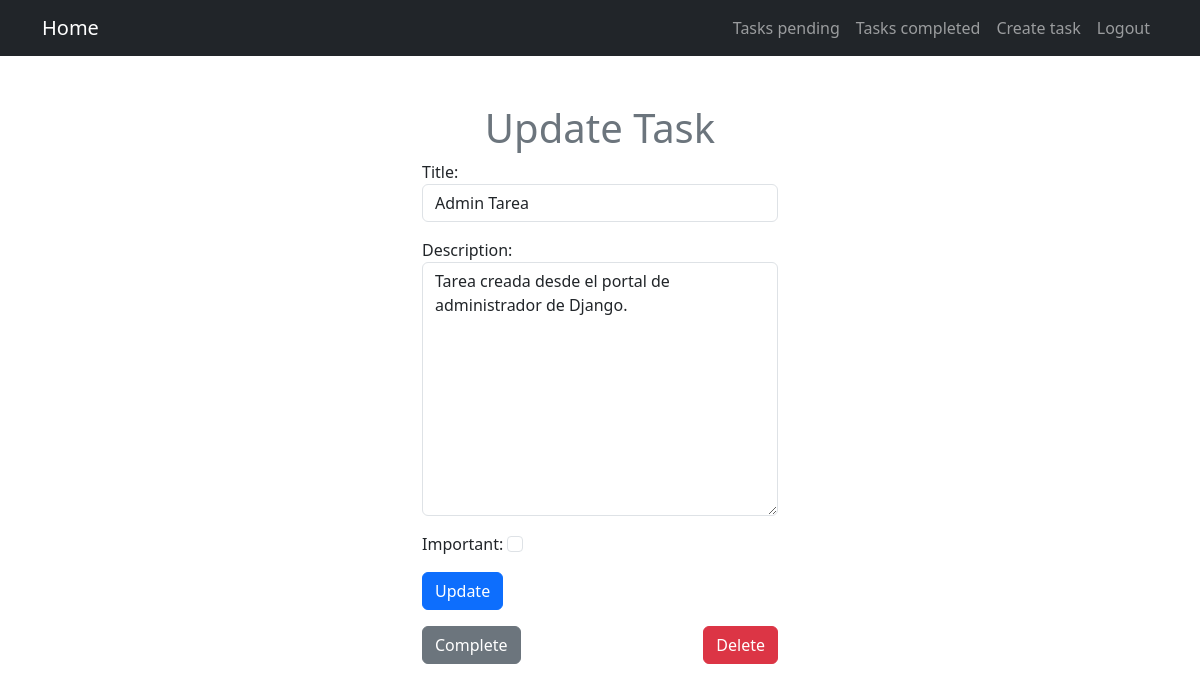
Screenshot of /tasks/1/ (signed in) with the database file from the repository.
### tasks/models.py (models this page shows, shortened)
class Task(models.Model):
    title = models.CharField(max_length=100)
    description = models.TextField(blank=True)
    created = models.DateTimeField(auto_now_add=True)
    datecompleated = models.DateTimeField(null=True, blank=True)
    important = models.BooleanField(default=False)
    user = models.ForeignKey(User, on_delete=models.CASCADE)

### tasks/views.py (the view, shortened to what this page needs)
# urls.py: path('tasks/<int:task_id>/', views.task_detail, name='task_detail'),
@login_required
def task_detail(request, task_id):
    if request.method == 'GET':
        task = get_object_or_404(Task, pk=task_id, user=request.user)
        form = TaskForm(instance=task)
        return render(request, 'task.html', {
            'task': task,
            'form': form
        })

### tasks/forms.py
class TaskForm(forms.ModelForm):
    class Meta:
        model = Task
        fields = ['title', 'description', 'important']
        widgets = {
            'title': forms.TextInput(attrs={'class': 'form-control', 'placeholder': 'Write a title'}),
            'description': forms.Textarea(attrs={'class': 'form-control', 'placeholder': 'Write a description'}),
            'important': forms.CheckboxInput(attrs={'class': 'form-check-input text-center'})
        }

### tasks/templates/task.html (shortened to what this page needs)
{% extends 'base.html' %}
{% block content %}
<main class="container">
    <div class="row">
        <div class="col-md-4 offset-md-4">
            <h1 class="text-secondary text-center mt-5">Update Task</h1>
            <form method="post">
                {{form.as_p}}
                <button class="btn btn-primary">
                    Update
                </button>
            </form>
            <div class="d-flex justify-content-between mt-3">
                <form action="{% url 'complete_task' task.id %}" method="post">
                    <button  class="btn btn-secondary">Complete</button>
                </form>
                <form action="{% url 'delete_task' task.id %}" method="post">
                    <button  class="btn btn-danger">Delete</button>
                </form>
            </div>
        </div>
    </div>
</main>
{% endblock %}

### rows the page displays
Task: title "Admin Tarea", description "Tarea creada desde el portal de administrador de Django."
